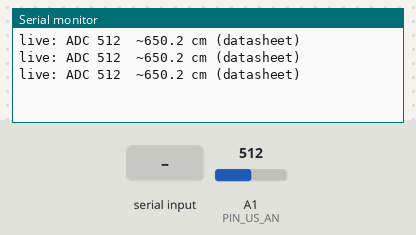
The sketch below on a simulated Arduino Uno, built with avr-gcc and run on an emulated ATmega328P. Shown: the last lines printed to the serial monitor. Inputs (shaded band) come from the test bench; at power-on: A1 (PIN_US_AN) = 512.

Above: at 2.2 s.
2.3 s: "90,45\n" received over Serial
At 3.1 s:
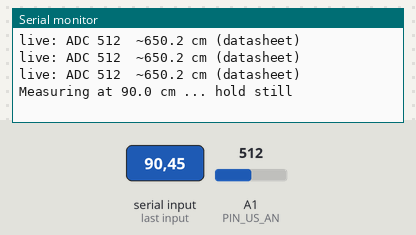
4.8 s: "0\n" received over Serial
6.3 s: "f90\n" received over Serial
7.8 s: "p90\n" received over Serial
9.3 s: "l90\n" received over Serial
At 9.6 s:
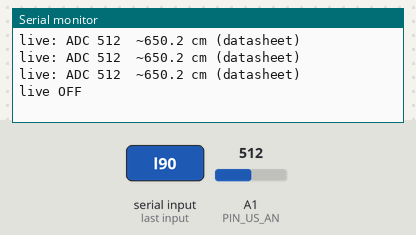
10.8 s: "l,45\n" received over Serial
At 11.11 s:
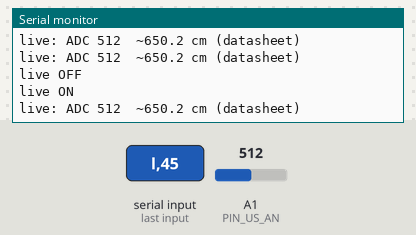

The sketch:

UltrasonicCal.ino
```cpp
// UltrasonicCal.ino — calibration + transfer function for Pololu 723 (MaxBotix LV-MaxSonar-EZ0, MB1000)
// Team G, Sensors & Motor Control Lab
//
// Wiring: AN -> A1, +5 -> 5V, GND -> GND
// Serial Monitor: 115200 baud, line ending = "Newline"
//
// HOW TO USE
//   1. Put a flat target (a book or cardboard, at least 20x20 cm) square to the sensor.
//   2. Measure from the FRONT FACE of the sensor to the target with a tape measure.
//   3. Type that distance in cm (e.g. 30) and press Enter. The sketch averages N_SAMPLES readings.
//   4. Repeat at 8-12 distances across the range (e.g. 20, 30, 40, 60, 80, 100, 130, 160, 200 cm).
//   5. Type  f  -> prints the transfer-function table, the best-fit line, and error at every point.
//
// Commands:  <number> = record a point at that true distance (cm)
//            f = fit + report      p = print points      u = undo last point
//            c = clear all         l = live readings on/off
//
// Notes: objects closer than ~15 cm read as ~15 cm, so start at 20 cm.
//        EZ0 has a wide beam — keep the table edge and your body out of its cone.
//        Keep nothing in front of the sensor for the first second after power-up (it self-calibrates).

#define PIN_US_AN A1

const int   N_SAMPLES  = 20;      // readings averaged per point (sensor updates every ~49 ms)
const int   MAX_POINTS = 15;
const float VREF       = 5.0;

float trueCm[MAX_POINTS];
float meanAdc[MAX_POINTS];
float stdAdc[MAX_POINTS];
int   nPoints = 0;

bool live = true;
unsigned long lastLive = 0;

// Datasheet scaling: Vcc/512 per inch -> ~2 ADC counts per inch at 5 V
float datasheetCm(float adc) { return (adc / 2.0) * 2.54; }

void recordPoint(float cm) {
  if (nPoints >= MAX_POINTS) { Serial.println("Max points reached. Type f to fit or c to clear."); return; }

  Serial.print("Measuring at "); Serial.print(cm, 1); Serial.println(" cm ... hold still");
  float sum = 0, sumSq = 0;
  for (int i = 0; i < N_SAMPLES; i++) {
    int a = analogRead(PIN_US_AN);
    sum += a;
    sumSq += (float)a * a;
    delay(50);                              // wait for the next sonar update
  }
  float m = sum / N_SAMPLES;
  float var = sumSq / N_SAMPLES - m * m;
  float s = (var > 0) ? sqrt(var) : 0;

  trueCm[nPoints] = cm;
  meanAdc[nPoints] = m;
  stdAdc[nPoints] = s;
  nPoints++;

  Serial.print("  point "); Serial.print(nPoints);
  Serial.print(": mean ADC = "); Serial.print(m, 2);
  Serial.print("  (std "); Serial.print(s, 2);
  Serial.print(")  -> datasheet says "); Serial.print(datasheetCm(m), 1); Serial.println(" cm");
}

void printPoints() {
  Serial.println();
  Serial.println("TRANSFER FUNCTION DATA (x = physical distance, y = raw output)");
  Serial.println("true_cm,mean_adc,std_adc,volts");
  for (int i = 0; i < nPoints; i++) {
    Serial.print(trueCm[i], 1);           Serial.print(",");
    Serial.print(meanAdc[i], 2);          Serial.print(",");
    Serial.print(stdAdc[i], 2);           Serial.print(",");
    Serial.println(meanAdc[i] * VREF / 1023.0, 4);
  }
  Serial.println("(copy these rows into Excel / Sheets / Python to plot the transfer function)");
}

// least squares y = a*x + b
void fitLine(const float* x, const float* y, int n, float& a, float& b) {
  float sx = 0, sy = 0, sxx = 0, sxy = 0;
  for (int i = 0; i < n; i++) { sx += x[i]; sy += y[i]; sxx += x[i] * x[i]; sxy += x[i] * y[i]; }
  float d = n * sxx - sx * sx;
  a = (n * sxy - sx * sy) / d;
  b = (sy - a * sx) / n;
}

void fitAndReport() {
  if (nPoints < 3) { Serial.println("Need at least 3 points."); return; }
  printPoints();

  // Transfer function: ADC = m * distance + c
  float m, c;
  fitLine(trueCm, meanAdc, nPoints, m, c);

  // Calibration (inverse): distance_cm = a * ADC + b
  float a, b;
  fitLine(meanAdc, trueCm, nPoints, a, b);

  Serial.println();
  Serial.println("TRANSFER FUNCTION FIT");
  Serial.print("  ADC = "); Serial.print(m, 4); Serial.print(" * distance_cm + "); Serial.println(c, 3);
  Serial.print("  (datasheet ideal: 0.7874 counts per cm, i.e. 2 per inch)"); Serial.println();

  Serial.println();
  Serial.println("ERROR AT EACH POINT");
  Serial.println("true_cm,datasheet_cm,datasheet_err_cm,calibrated_cm,calibrated_err_cm");
  float sqD = 0, sqC = 0, maxD = 0, maxC = 0;
  for (int i = 0; i < nPoints; i++) {
    float dCm = datasheetCm(meanAdc[i]);
    float cCm = a * meanAdc[i] + b;
    float eD = dCm - trueCm[i];
    float eC = cCm - trueCm[i];
    sqD += eD * eD;  sqC += eC * eC;
    if (fabs(eD) > maxD) maxD = fabs(eD);
    if (fabs(eC) > maxC) maxC = fabs(eC);
    Serial.print(trueCm[i], 1); Serial.print(",");
    Serial.print(dCm, 2);       Serial.print(",");
    Serial.print(eD, 2);        Serial.print(",");
    Serial.print(cCm, 2);       Serial.print(",");
    Serial.println(eC, 2);
  }
  Serial.println();
  Serial.print("Datasheet scaling:  RMS error = "); Serial.print(sqrt(sqD / nPoints), 2);
  Serial.print(" cm, max error = "); Serial.print(maxD, 2); Serial.println(" cm");
  Serial.print("Your calibration:   RMS error = "); Serial.print(sqrt(sqC / nPoints), 2);
  Serial.print(" cm, max error = "); Serial.print(maxC, 2); Serial.println(" cm");

  Serial.println();
  Serial.println("PASTE INTO FusionStop.ino (replace the usRawMm line in usUpdate()):");
  Serial.print("  usRawMm = ("); Serial.print(a, 5); Serial.print(" * usAdc + ");
  Serial.print(b, 3); Serial.println(") * 10.0;");
  Serial.println();
}

void handleCommand(String s) {
  s.trim();
  if (s.length() == 0) return;
  char ch = s.charAt(0);
  if (ch == 'f') fitAndReport();
  else if (ch == 'p') printPoints();
  else if (ch == 'l') { live = !live; Serial.println(live ? "live ON" : "live OFF"); }
  else if (ch == 'u') { if (nPoints > 0) nPoints--; Serial.print("points: "); Serial.println(nPoints); }
  else if (ch == 'c') { nPoints = 0; Serial.println("cleared"); }
  else {
    float cm = s.toFloat();
    if (cm > 0) recordPoint(cm);
    else Serial.println("Type a distance in cm, or f / p / u / c / l");
  }
}

void setup() {
  Serial.begin(115200);
  pinMode(PIN_US_AN, INPUT);
  delay(1000);   // sonar power-up self-calibration — keep the area in front clear
  Serial.println();
  Serial.println("=== Ultrasonic calibration (LV-MaxSonar-EZ0) ===");
  Serial.println("Type the true distance in cm and press Enter. f = fit, p = points, u = undo, c = clear, l = live");
}

void loop() {
  if (Serial.available()) handleCommand(Serial.readStringUntil('\n'));

  if (live && millis() - lastLive >= 500) {
    lastLive = millis();
    int adc = analogRead(PIN_US_AN);
    Serial.print("live: ADC "); Serial.print(adc);
    Serial.print("  ~"); Serial.print(datasheetCm(adc), 1); Serial.println(" cm (datasheet)");
  }
}
```

Measured:
- after the input at 2.3 s, the serial monitor: prints a new line at once (image 1)
- after the input at 9.3 s, the serial monitor: prints a new line at once (image 2)
- after the input at 10.8 s, the serial monitor: prints a new line at once (image 3)
